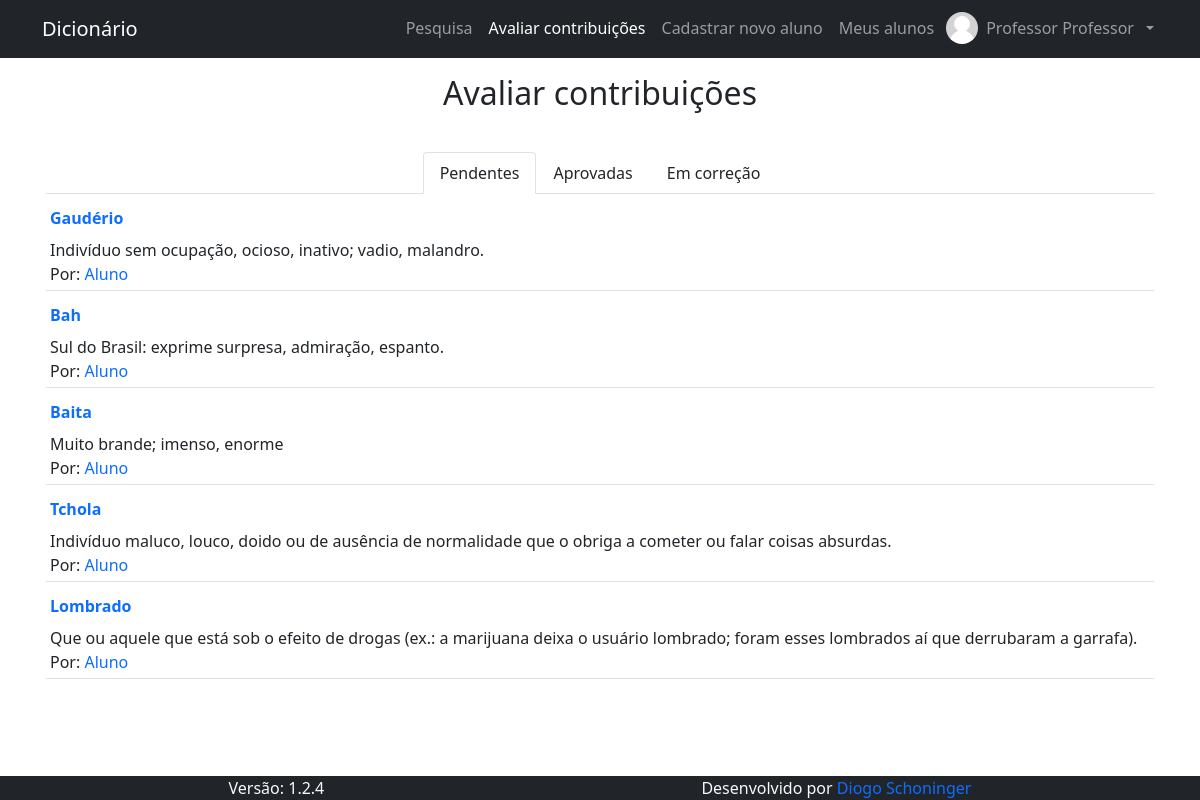
The app's page /pages/contribuicoes/avaliar_contribuicoes.php (signed in), older data.
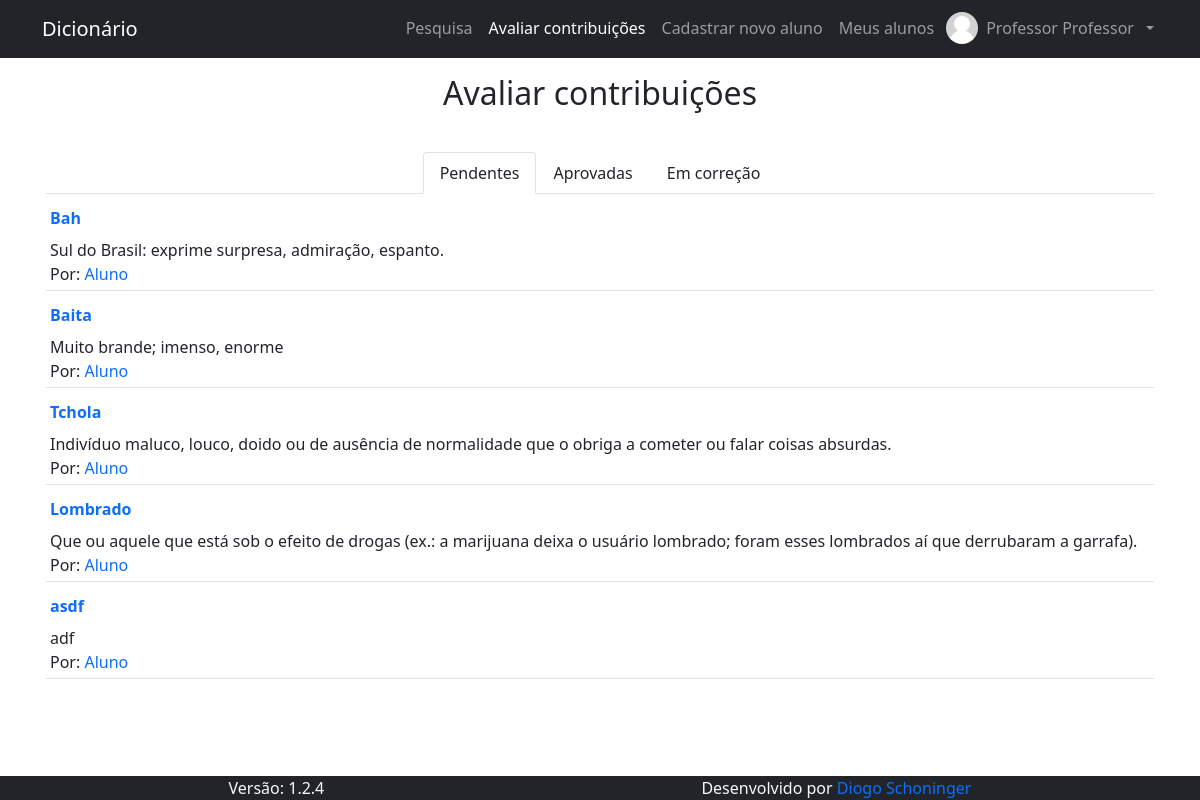
The same page, newer data.
### tables this page shows
CREATE TABLE IF NOT EXISTS `contribuicao` (
  `id_contribuicao` int(11) NOT NULL AUTO_INCREMENT,
  `contribuicao` text NOT NULL,
  `silabacao` text NOT NULL,
  `classe_gramatical` text NOT NULL,
  `significados` text NOT NULL,
  `formacao` text NOT NULL,
  `comentarios` text DEFAULT NULL,
  `id_autor` int(11) NOT NULL,
  `exemplos` text NOT NULL,
  `situacao` text NOT NULL,
  `comentarios_avaliador` text NOT NULL,
  PRIMARY KEY (`id_contribuicao`)
);

CREATE TABLE IF NOT EXISTS `usuario` (
  `id_usuario` int(11) NOT NULL AUTO_INCREMENT,
  `nome_usuario` text NOT NULL,
  `email` varchar(128) NOT NULL,
  `cpf` varchar(11) NOT NULL,
  `data_nasc` date NOT NULL,
  `senha` text NOT NULL,
  `nivel` int(1) NOT NULL,
  `primeiro_acesso` int(1) NOT NULL DEFAULT 1,
  `id_responsavel` int(1) NOT NULL,
  `foto` text DEFAULT NULL,
  PRIMARY KEY (`id_usuario`),
  UNIQUE KEY `email` (`email`),
  UNIQUE KEY `cpf` (`cpf`)
);

### config.php (called while the page is built, shortened)
<?php
  $url_atual = $_SERVER["REQUEST_URI"];
?>

### pages/contribuicoes/avaliar_contribuicoes.php (the view, shortened to what this page needs)
<?php
  require_once "../../config.php";
  require_once TEMPLATE_HEADER;
?>
<h1 class="fs-2 text-center">Avaliar contribuições</h1>
<div class="container">
  <div class="nav nav-tabs justify-content-center mt-3" id="nav-tab" role="tablist">
    <button class="nav-link text-dark active" id="nav-tab-pendentes" data-bs-toggle="tab" data-bs-target="#nav-pendentes" type="button" role="tab" aria-controls="nav-pendentes" aria-selected="true">Pendentes</button>
    <button class="nav-link text-dark" id="nav-tab-aprovadas" data-bs-toggle="tab" data-bs-target="#nav-aprovadas" type="button" role="tab" aria-controls="nav-aprovadas" aria-selected="false">Aprovadas</button>
    <button class="nav-link text-dark" id="nav-tab-em-correcao" data-bs-toggle="tab" data-bs-target="#nav-em-correcao" type="button" role="tab" aria-controls="nav-em-correcao" aria-selected="false">Em correção</button>
  </div>
  <div class="tab-content" id="nav-tabContent">
    <div class="tab-pane fade show active" id="nav-pendentes" role="tabpanel" aria-labelledby="nav-tab-pendentes">
      <table class="table table-sm">
        <tbody>
          <?php
            $conn = open_db();
            $result = $conn->query("SELECT id_usuario, nome_usuario FROM usuario WHERE nivel = 1 AND id_responsavel = " . $_SESSION["id_usuario"]);
            if ($result->num_rows === 0) echo "<p class='fs-5 mt-3 text-center'>Você ainda não é responsável por nenhum aluno</p>";
            else {
              while ($usuarios = $result->fetch_object()) {
                $result2 = $conn->query("SELECT id_contribuicao, contribuicao, significados, id_autor FROM contribuicao WHERE id_autor = $usuarios->id_usuario AND situacao LIKE 'Pendente'");
                if ($result2->num_rows !== 0) {
                  while ($contribuicoes = $result2->fetch_object()) {
                    echo "
                    <tr>
                    <td>
                    <a href=" . BASE_URL . "pages/contribuicoes/avaliar_contribuicao.php?id_contribuicao=" . $contribuicoes->id_contribuicao . " class=\"nav-link px-0\">
                    <span class=\"fw-bold\">" . $contribuicoes->contribuicao . "</span><br/>
                    </a>
                    <span>" . $contribuicoes->significados . "</span><br/>
                    <span>Por: <a href=\"" . BASE_URL . "pages/user/perfil.php?id_usuario=" . $contribuicoes->id_autor . "\" class=\"nav-link d-inline px-0\">" . $usuarios->nome_usuario . "</a></span>
                    </td>
                    </tr>
                    ";
                  }
                }
              }
            }
          ?>
        </tbody>
      </table>
    </div>
  </div>
</div>
<?php require_once TEMPLATE_FOOTER ?>

### src/templates/header.php (shortened to what this page needs)
<!DOCTYPE html>
<html lang="pt-br" class="h-100">
<head>
  <link href="https://cdn.jsdelivr.net/npm/bootstrap@5.1.3/dist/css/bootstrap.min.css" rel="stylesheet">
</head>
<body class="d-flex flex-column h-100">
  <div class="navbar navbar-expand-lg navbar-dark bg-dark sticky-top">
    <div class="container">
      <a href="<?php echo BASE_URL ?>" class="navbar-brand">Dicionário</a>
      <div class="collapse navbar-collapse" id="navbarSupportedContent">
        <nav class="navbar-nav ms-auto">
          <a href="<?php echo BASE_URL ?>" class="nav-item nav-link <?php if ($url_atual == BASE_URL || $url_atual == (BASE_URL . "index.php")) echo "active" ?>"></i>Pesquisa</a>
          <?php if ( !empty($_SESSION) ) : ?>
            <?php if ( $_SESSION["nivel"] == 1 ) : ?>
              <a href="<?php echo BASE_URL ?>pages/contribuicoes/nova_contribuicao.php" class="nav-item nav-link <?php if ($url_atual == (BASE_URL . "pages/contribuicoes/nova_contribuicao.php")) echo "active" ?>">Nova contribuição</a>
              <a href="<?php echo BASE_URL ?>pages/contribuicoes/minhas_contribuicoes.php" class="nav-item nav-link <?php if ($url_atual == (BASE_URL . "pages/contribuicoes/minhas_contribuicoes.php")) echo "active" ?>">Minhas contribuições</a>
            <?php elseif ( $_SESSION["nivel"] == 2 || $_SESSION["nivel"] == 3 ) : ?>
              <a href="<?php echo BASE_URL ?>pages/contribuicoes/avaliar_contribuicoes.php" class="nav-item nav-link <?php if ($url_atual == (BASE_URL . "pages/contribuicoes/avaliar_contribuicoes.php")) echo "active" ?>">Avaliar contribuições</a>
              <a href="<?php echo BASE_URL ?>pages/cadastro_aluno.php" class="nav-item nav-link <?php if ($url_atual == (BASE_URL . "pages/cadastro_aluno.php")) echo "active" ?>">Cadastrar novo aluno</a>
              <a href="<?php echo BASE_URL ?>pages/meus_alunos.php" class="nav-item nav-link <?php if ($url_atual == (BASE_URL . "pages/meus_alunos.php")) echo "active" ?>">Meus alunos</a>
            <?php endif ?>
          <?php endif ?>
          <?php if ( isset( $_SESSION["id_usuario"] ) ) : ?>
            <div class="nav-item dropdown">
              <a href="<?php echo BASE_URL ?>" class="nav-link dropdown-toggle p-1 gap-2 d-inline-flex align-items-center" id="dropdownUserSidebar" data-bs-toggle="dropdown" aria-expanded="false">
                <img src="<?php echo BASE_URL; echo $_SESSION["foto"] ?? IMG_DEFAULT ?>" style="width: 32px; height: 32px; object-fit: cover" class="rounded-circle"/>
                <?php
                  $nome_usuario = explode(" ", $_SESSION["nome_usuario"]);
                  $last_name = count($nome_usuario);
                ?>
                <span class="line-height-auto"><?php echo $nome_usuario[0] . " " . $nome_usuario[$last_name -1] ?></span>
              </a>
            </div>
          <?php else : ?>
            <a href="<?php echo BASE_URL ?>pages/session/login.php" class="nav-item nav-link <?php if ($url_atual == (BASE_URL . "pages/session/login.php")) echo "active" ?>">Login</a>
          <?php endif ?>
        </nav>
      </div>
    </div>
  </div>
  <div class="container p-3">
    <div class="row g-0 gap-3">

### src/templates/footer.php (shortened to what this page needs)
    </div>
  </div>
  <div class="navbar navbar-dark bg-dark mt-auto p-0">
    <div class="container text-light d-flex justify-content-between gap-1">
      <div class="mx-auto">Versão: <?php echo VERSION ?></div>
      <div class="mx-auto">Desenvolvido por <a href="https://github.com/diogoschoninger" class="nav-link d-inline p-0" target="_blank">Diogo Schoninger</a></div>
    </div>
  </div>
</body>
</html>

Row changes from the older to the newer data that the page shows:
changed usuario "Aluno": loses contribuicao (contribuicao "Gaudério", significados "Indivíduo sem ocupação, ocioso, inativo; vadio, malandro.", $usuarios->nome_usuario "Aluno")
added contribuicao: contribuicao "asdf", significados "adf", $usuarios->nome_usuario "Aluno"
